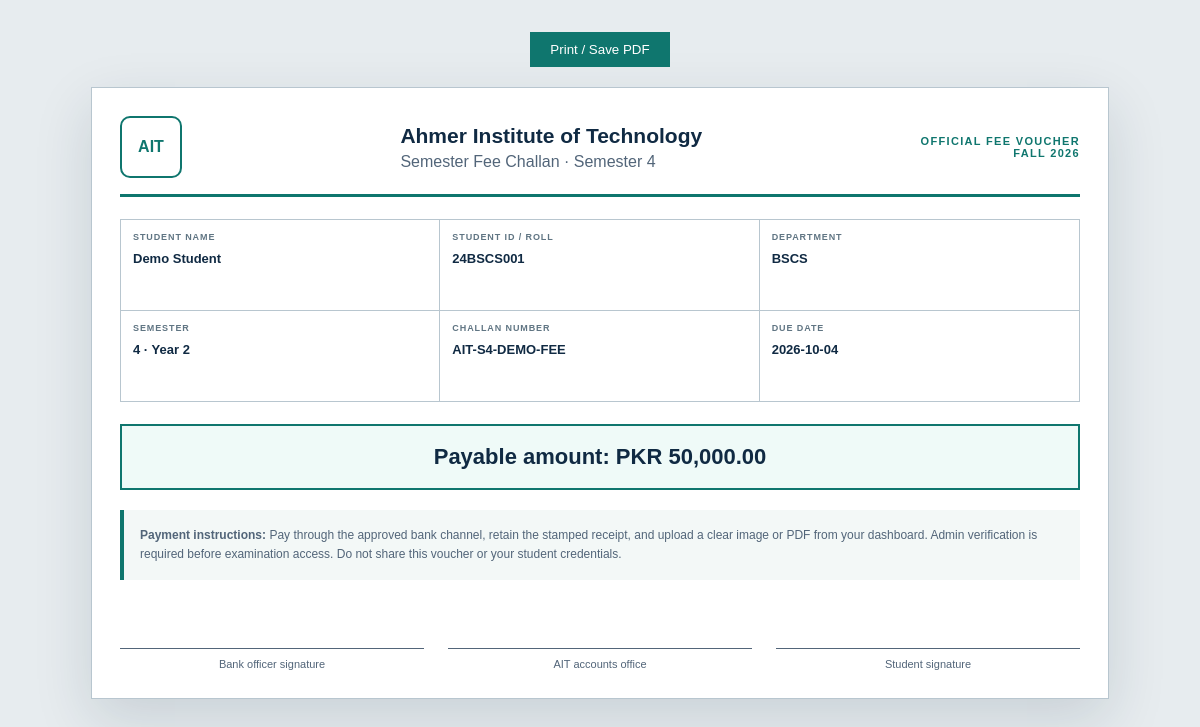
/generate_semester_challan.php?semester=4&type=semester_fee (signed in), run on the app's committed database.
### tables this page shows
CREATE TABLE IF NOT EXISTS semester_challans (
    id BIGINT UNSIGNED NOT NULL AUTO_INCREMENT,
    student_id BIGINT UNSIGNED NOT NULL,
    semester TINYINT UNSIGNED NOT NULL,
    challan_type ENUM('semester_fee', 'exam_fee') NOT NULL,
    challan_no VARCHAR(60) NOT NULL,
    amount DECIMAL(12,2) NOT NULL,
    due_date DATE NULL,
    status ENUM('disabled', 'unpaid', 'uploaded', 'verified', 'rejected') NOT NULL DEFAULT 'disabled',
    receipt_file VARCHAR(500) NULL,
    decline_reason TEXT NULL,
    verified_by BIGINT UNSIGNED NULL,
    verified_at DATETIME NULL,
    created_at TIMESTAMP NOT NULL DEFAULT CURRENT_TIMESTAMP,
    updated_at TIMESTAMP NOT NULL DEFAULT CURRENT_TIMESTAMP ON UPDATE CURRENT_TIMESTAMP,
    PRIMARY KEY (id),
    UNIQUE KEY uq_semester_challans_student_term_type (student_id, semester, challan_type),
    UNIQUE KEY uq_semester_challans_number (challan_no),
    KEY idx_semester_challans_review (status, semester),
    CONSTRAINT fk_semester_challans_student FOREIGN KEY (student_id) REFERENCES students (id) ON DELETE CASCADE ON UPDATE CASCADE,
    KEY idx_semester_challans_verified_by (verified_by)
);

CREATE TABLE IF NOT EXISTS students (
    id BIGINT UNSIGNED NOT NULL AUTO_INCREMENT,
    name VARCHAR(150) NOT NULL,
    father_name VARCHAR(150) NULL,
    email VARCHAR(190) NOT NULL,
    cnic VARCHAR(20) NULL,
    dob DATE NULL,
    phone VARCHAR(30) NULL,
    password VARCHAR(255) NOT NULL,
    student_code VARCHAR(20) NULL,
    department_code VARCHAR(20) NULL,
    admission_year SMALLINT UNSIGNED NULL,
    roll_number INT UNSIGNED NULL,
    current_semester TINYINT UNSIGNED NOT NULL DEFAULT 1,
    must_change_password TINYINT(1) NOT NULL DEFAULT 1,
    admitted_at DATETIME NULL,
    address TEXT NULL,
    profile_picture VARCHAR(500) NULL,
    is_active TINYINT(1) NOT NULL DEFAULT 1,
    last_login_at DATETIME NULL,
    failed_attempts SMALLINT UNSIGNED NOT NULL DEFAULT 0,
    locked_until DATETIME NULL,
    created_at TIMESTAMP NOT NULL DEFAULT CURRENT_TIMESTAMP,
    updated_at TIMESTAMP NOT NULL DEFAULT CURRENT_TIMESTAMP ON UPDATE CURRENT_TIMESTAMP,
    PRIMARY KEY (id),
    UNIQUE KEY uq_students_email (email),
    UNIQUE KEY uq_students_cnic (cnic),
    UNIQUE KEY uq_students_student_code (student_code),
    UNIQUE KEY uq_students_year_department_roll (admission_year, department_code, roll_number),
    KEY idx_students_active (is_active),
    CONSTRAINT chk_students_email CHECK (email LIKE '%@%')
);

### backend/env.php (called while the page is built, shortened)
<?php
if (!function_exists('ait_env')) {
    function ait_env(string $key, mixed $default = null): mixed
    {
        $value = getenv($key);
        if ($value !== false && $value !== '') {
            return $value;
        }
        return $_ENV[$key] ?? $_SERVER[$key] ?? $default;
    }
}

### student/generate_semester_challan.php (the view, shortened to what this page needs)
<?php
require_once __DIR__ . '/../backend/data.php';
$student_id = (int) $_SESSION['student_id'];
$semester = max(1, min(8, (int) ($_GET['semester'] ?? 0)));
$type = (string) ($_GET['type'] ?? 'semester_fee');
$stmt = $conn->prepare('SELECT c.*, s.name, s.student_code, s.department_code FROM semester_challans c JOIN students s ON s.id = c.student_id WHERE c.student_id = ? AND c.semester = ? AND c.challan_type = ? AND c.status <> \'disabled\' LIMIT 1');
$stmt->bind_param('iis', $student_id, $semester, $type);
$stmt->execute();
$challan = $stmt->get_result()->fetch_assoc();
$safe = static fn($value): string => htmlspecialchars((string) $value, ENT_QUOTES, 'UTF-8');
$label = $type === 'exam_fee' ? 'Examination Fee Challan' : 'Semester Fee Challan';
?>
<!doctype html>
<html lang="en">
<head>
</head>
<body>
    <div class="no-print"><button class="btn" onclick="window.print()">Print / Save PDF</button></div>
    <main class="page">
        <header class="head"><span class="logo-mark">AIT</span>
            <div>
                <h1>Ahmer Institute of Technology</h1>
                <p><?= $safe($label); ?> · Semester <?= $semester; ?></p>
            </div>
            <div class="voucher-copy">Official fee voucher<br>Fall 2026</div>
        </header>
        <section class="voucher-grid">
            <div><small>Student name</small><strong><?= $safe($challan['name']); ?></strong></div>
            <div><small>Student ID / roll</small><strong><?= $safe($challan['student_code']); ?></strong></div>
            <div><small>Department</small><strong><?= $safe($challan['department_code']); ?></strong></div>
            <div><small>Semester</small><strong><?= $semester; ?> · Year <?= (int) ceil($semester / 2); ?></strong></div>
            <div><small>Challan number</small><strong><?= $safe($challan['challan_no']); ?></strong></div>
            <div><small>Due date</small><strong><?= $safe($challan['due_date'] ?: 'As advised'); ?></strong></div>
        </section>
        <div class="amount">Payable amount: PKR <?= number_format((float) $challan['amount'], 2); ?></div>
        <div class="instructions"><strong>Payment instructions:</strong> Pay through the approved bank channel, retain the stamped receipt, and upload a clear image or PDF from your dashboard. Admin verification is required before examination access. Do not share this voucher or your student credentials.</div>
        <section class="signatures">
            <div>Bank officer signature</div>
            <div>AIT accounts office</div>
            <div>Student signature</div>
        </section>
    </main>
</body>
</html>

### student/generate_semester_challan.php (style rules this page uses)
body { font-family: Arial, sans-serif; background: #e7ecef; padding: 24px; color: #102a43 }
.no-print { text-align: center; margin-bottom: 20px }
.btn { background: #0f766e; color: #fff; padding: 10px 20px; border: 0; cursor: pointer }
.page { max-width: 960px; margin: auto; background: #fff; padding: 28px; border: 1px solid #b8c6cf; box-shadow: 0 20px 55px #0f2a4324 }
.head { display: flex; gap: 16px; align-items: center; border-bottom: 3px solid #0f766e; padding-bottom: 16px; justify-content: space-between }
.head .logo-mark { width: 58px; height: 58px; display: grid; place-items: center; border-radius: 10px; border: 2px solid #0f766e; color: #0f766e; font: 800 16px Arial, sans-serif; flex-shrink: 0; }
.head h1 { font-size: 21px; margin: 0 0 5px }
.head p { margin: 0; color: #526579 }
.voucher-copy { color: #0f766e; font-size: 11px; font-weight: bold; letter-spacing: .12em; text-transform: uppercase; text-align: right; }
.voucher-grid { display: grid; grid-template-columns: repeat(3, 1fr); border: 1px solid #b8c6cf; margin: 22px 0; }
.voucher-grid div { min-height: 66px; padding: 12px; border-right: 1px solid #b8c6cf; border-bottom: 1px solid #b8c6cf; }
.voucher-grid div:nth-child(3n) { border-right: 0; }
.voucher-grid div:nth-last-child(-n+3) { border-bottom: 0; }
.voucher-grid small { display: block; color: #607583; font-size: 9px; font-weight: bold; letter-spacing: .1em; text-transform: uppercase; margin-bottom: 7px; }
.voucher-grid strong { font-size: 13px; }
.amount { background: #effaf8; border: 2px solid #0f766e; padding: 18px; text-align: center; font-size: 22px; font-weight: bold }
.instructions { padding: 16px; margin-top: 20px; background: #f3f8f7; border-left: 4px solid #0f766e; color: #526579; font-size: 12px; line-height: 1.6; }
.signatures { display: grid; grid-template-columns: repeat(3, 1fr); gap: 24px; margin-top: 68px; text-align: center; font-size: 11px; color: #526579; }
.signatures div { padding-top: 9px; border-top: 1px solid #526579; }

### data on the page
semester_challans: student.name "Demo Student", student.student_code "24BSCS001", student.department_code "BSCS", challan_no "AIT-S4-DEMO-FEE", due_date "2026-10-04", amount "50,000.00"

### other printed values
$safe($label) "Semester Fee Challan"
$semester "4"
ceil($semester / 2) "2"
